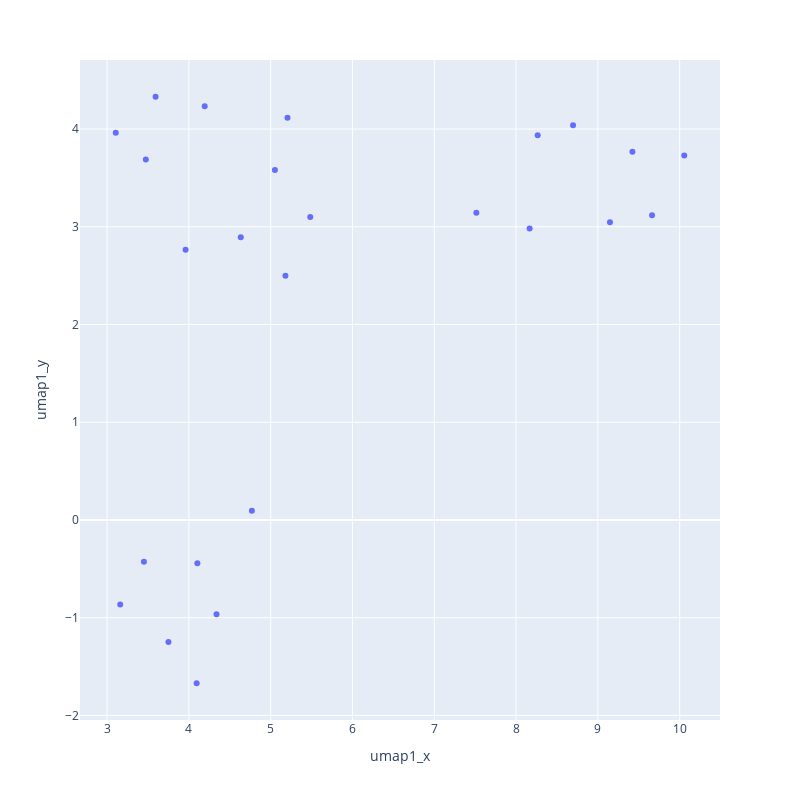

Notebook code for this chart:
### Markdown cell above
### Scatterplot visualization

Now that we have reduced the 384-component long embeddings to 2 dimensions. Let's visualize them using a scatterplot.

### Code cell
import plotly.express as px

# Create a scatter plot with Plotly
fig = px.scatter(select_painter_bios, x="umap1_x", y="umap1_y", hover_data=["painter_name"], width=800, height=800)

# Show the plot
fig.show()

### Figure 1 — Plotly figure (JSON) as saved in the notebook; plotly's stock layout.template omitted (floating-point values rounded to 4 significant figures)
{"data": [{"customdata": [["Agnes Lawrence Pelton"], ["Agnes Martin"], ["Albrecht Dürer"], ["Alison Debenham"], ["Alison Geissler"], ["Alison Kinnaird"], ["Alison Watt (Scottish painter)"], ["Andy Warhol"], ["Caro Niederer"], ["Cecilia Beaux"], ["Cecily Brown"], ["Celia Fiennes (artist)"], ["Celia Frances Bedford"], ["Frida Kahlo"], ["Hokusai"], ["Joaquín Sorolla"], ["Johannes Vermeer"], ["Leonardo da Vinci"], ["Michelangelo"], ["Pablo Picasso"], ["Raphael"], ["Salvador Dalí"], ["Sandro Botticelli"], ["Titian"], ["Vincent van Gogh"]], "hovertemplate": "umap1_x=%{x}<br>umap1_y=%{y}<br>painter_name=%{customdata[0]}<extra></extra>", "legendgroup": "", "marker": {"color": "#636efa", "symbol": "circle"}, "mode": "markers", "name": "", "orientation": "v", "showlegend": false, "type": "scatter", "x": [5.052, 5.484, 4.771, 4.194, 3.474, 3.106, 3.593, 8.264, 8.697, 5.181, 5.206, 3.96, 4.634, 9.422, 4.095, 10.06, 7.515, 4.338, 3.75, 9.148, 4.104, 9.663, 3.161, 3.451, 8.166], "xaxis": "x", "y": [3.58, 3.099, 0.09465, 4.234, 3.688, 3.961, 4.33, 3.935, 4.038, 2.498, 4.114, 2.766, 2.894, 3.768, -1.67, 3.73, 3.143, -0.9634, -1.249, 3.045, -0.4425, 3.119, -0.8643, -0.4267, 2.983], "yaxis": "y"}], "layout": {"height": 800, "legend": {"tracegroupgap": 0}, "margin": {"t": 60}, "width": 800, "xaxis": {"anchor": "y", "domain": [0, 1], "title": {"text": "umap1_x"}}, "yaxis": {"anchor": "x", "domain": [0, 1], "title": {"text": "umap1_y"}}}}
